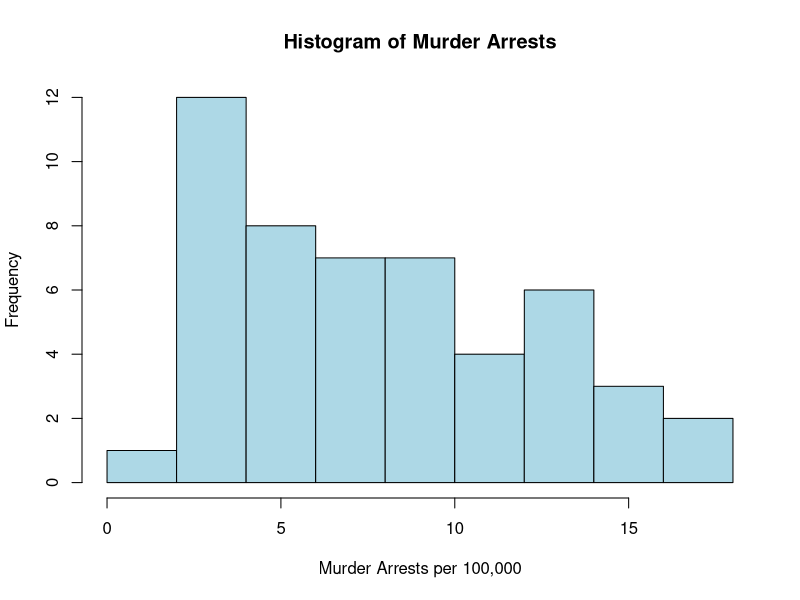
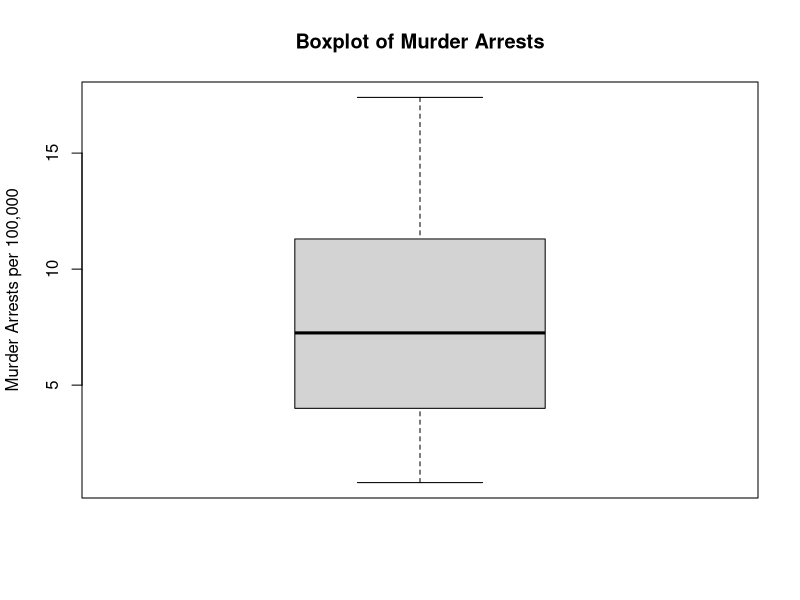
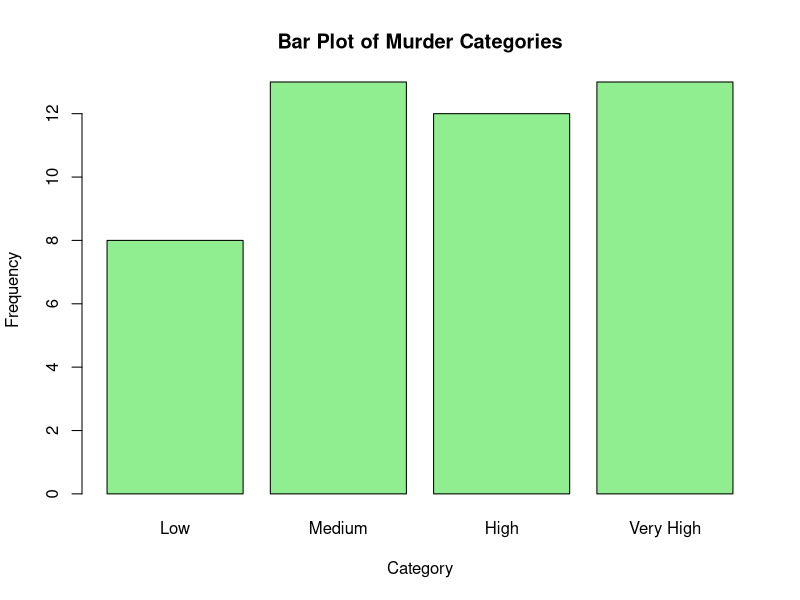
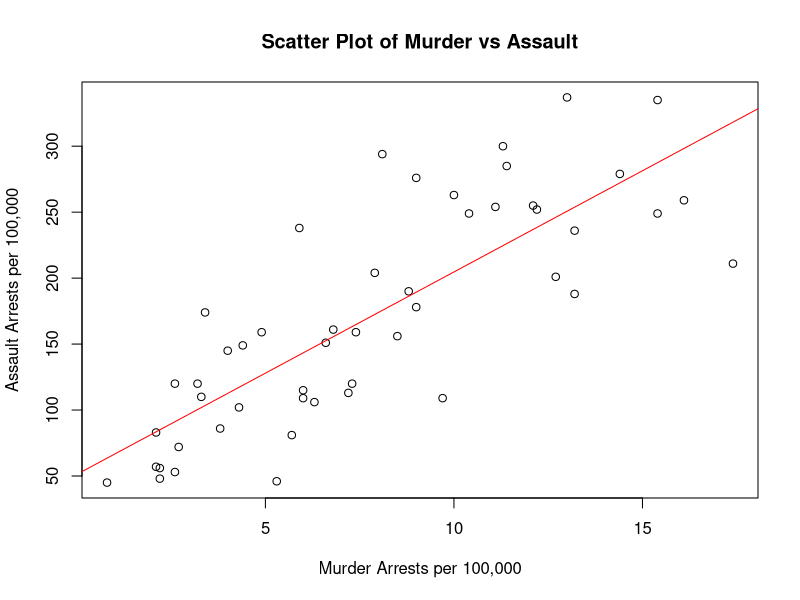
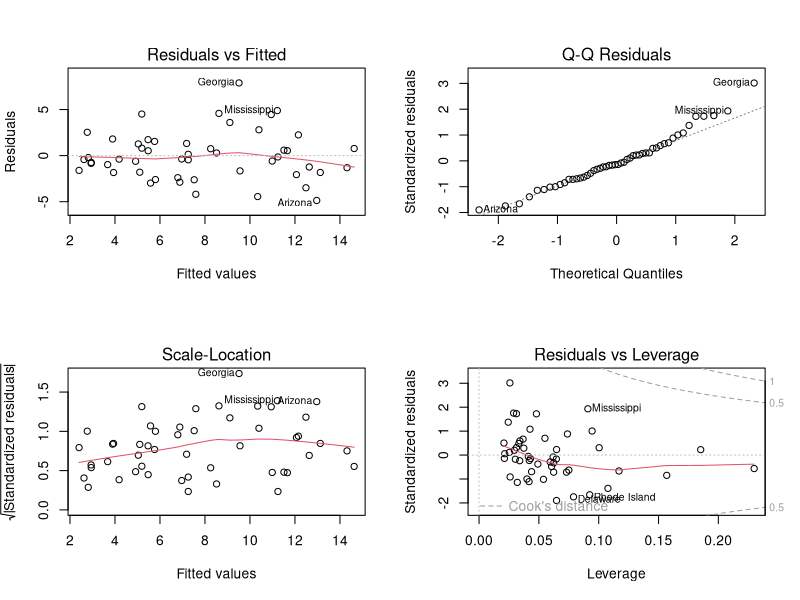
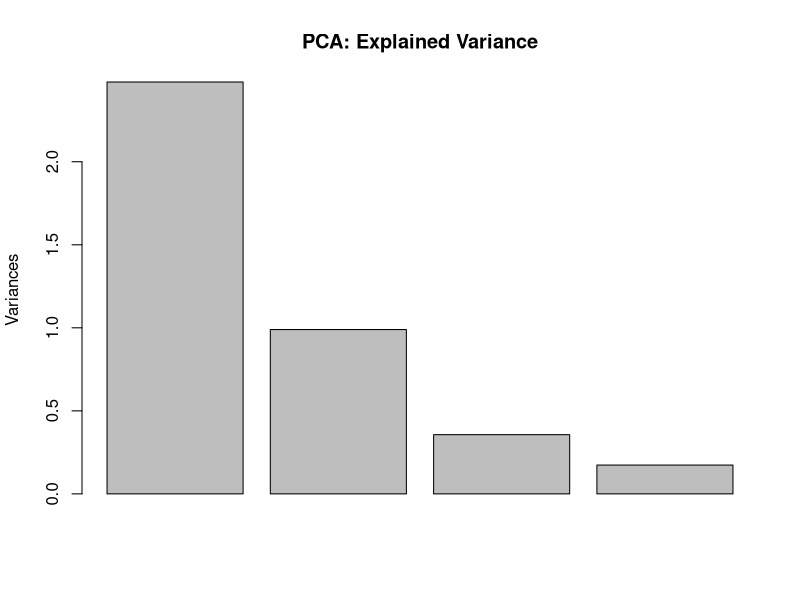
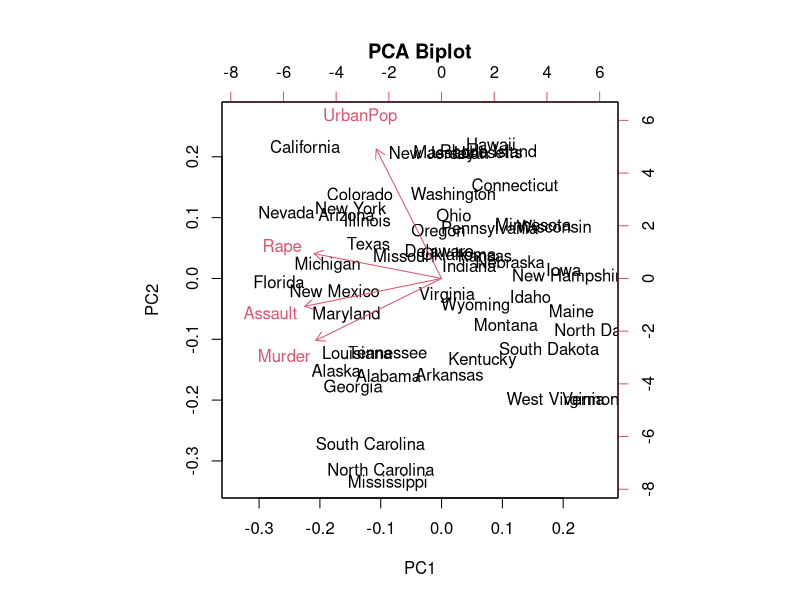

Write the R code that produced these figures, in order.
# Load the dataset
data(USArrests)

# Display the structure of the dataset
str(USArrests)

# Summary statistics for Murder arrests
murder_stats <- summary(USArrests$Murder)
murder_sd <- sd(USArrests$Murder)

print(murder_stats)
print(paste("Standard Deviation:", murder_sd))

# Histogram for Murder arrests
hist(USArrests$Murder, main="Histogram of Murder Arrests", xlab="Murder Arrests per 100,000", col="lightblue", border="black")

# Boxplot for Murder arrests
boxplot(USArrests$Murder, main="Boxplot of Murder Arrests", ylab="Murder Arrests per 100,000")

# Categorize Murder arrests into bins
USArrests$MurderCategory <- cut(USArrests$Murder, breaks=c(0, 3, 6, 9, 15), labels=c("Low", "Medium", "High", "Very High"))

# Bar plot for Murder categories
barplot(table(USArrests$MurderCategory), main="Bar Plot of Murder Categories", xlab="Category", ylab="Frequency", col="lightgreen")


# Pearson correlation between Murder and Assault
cor_murder_assault <- cor(USArrests$Murder, USArrests$Assault)
print(paste("Pearson Correlation between Murder and Assault:", cor_murder_assault))

# Scatter plot with trend line
plot(USArrests$Murder, USArrests$Assault, main="Scatter Plot of Murder vs Assault", xlab="Murder Arrests per 100,000", ylab="Assault Arrests per 100,000")
abline(lm(USArrests$Assault ~ USArrests$Murder), col="red")  # Add trend line

# Fit a linear regression model
model <- lm(Murder ~ Assault + Rape, data=USArrests)

# Display the summary of the model
summary(model)

# Plot residuals
par(mfrow=c(2,2))
plot(model)

# Perform PCA
pca <- prcomp(USArrests[, 1:4], scale=TRUE)

# Plot the explained variance
summary(pca)
par(mfrow=c(1,1))
plot(pca, main="PCA: Explained Variance")

# Biplot of the first two principal components
biplot(pca, main="PCA Biplot")



